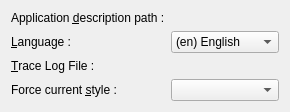
     <widget class="QWidget" name="m_general" >
      <layout class="QFormLayout" name="formLayout" >
       <property name="fieldGrowthPolicy" >
        <enum>QFormLayout::AllNonFixedFieldsGrow</enum>
       </property>
       <item row="1" column="0" >
        <widget class="QLabel" name="label_3" >
         <property name="text" >
          <string>Application &amp;description path :</string>
         </property>
         <property name="buddy" >
          <cstring>m_descriptionPathLineEdit</cstring>
         </property>
        </widget>
       </item>
       <item row="1" column="1" >
        <widget class="DirectoryEditWidget" native="1" name="m_descriptionPathLineEdit" >
         <property name="focusPolicy" >
          <enum>Qt::TabFocus</enum>
         </property>
         <property name="whatsThis" >
          <string>&lt;p>This is the path where &lt;b>XINX&lt;/b> data files are stored (as snipet or completion file). &lt;/p>
&lt;p>Normally the directory is stored in the xml sub-directory of &lt;b>XINX&lt;/b>&lt;/p></string>
         </property>
        </widget>
       </item>
       <item row="2" column="0" >
        <widget class="QLabel" name="label" >
         <property name="text" >
          <string>&amp;Language :</string>
         </property>
         <property name="buddy" >
          <cstring>m_langComboBox</cstring>
         </property>
        </widget>
       </item>
       <item row="2" column="1" >
        <widget class="QComboBox" name="m_langComboBox" >
         <property name="whatsThis" >
          <string>&lt;p>Langue in which &lt;b>XINX&lt;/b> must be used.&lt;/p>
&lt;p>&lt;i>Modification take effect at restart.&lt;/i>&lt;/p></string>
         </property>
         <item>
          <property name="text" >
           <string>(en) English</string>
          </property>
          <property name="icon" >
           <iconset resource="../application.qrc" >
            <normaloff>:/images/usa.png</normaloff>:/images/usa.png</iconset>
          </property>
         </item>
         <item>
          <property name="text" >
           <string>(fr_FR) French</string>
          </property>
          <property name="icon" >
           <iconset resource="../application.qrc" >
            <normaloff>:/images/france.png</normaloff>:/images/france.png</iconset>
          </property>
         </item>
        </widget>
       </item>
       <item row="3" column="0" >
        <widget class="QLabel" name="label_19" >
         <property name="text" >
          <string>&amp;Trace Log File :</string>
         </property>
         <property name="buddy" >
          <cstring>m_traceLogWidget</cstring>
         </property>
        </widget>
       </item>
       <item row="3" column="1" >
        <widget class="DirectoryEditWidget" native="1" name="m_traceLogWidget" >
         <property name="focusPolicy" >
          <enum>Qt::TabFocus</enum>
         </property>
         <property name="directory" stdset="0" >
          <bool>false</bool>
         </property>
        </widget>
       </item>
       <item row="4" column="1" >
        <widget class="QComboBox" name="m_styleComboBox" />
       </item>
       <item row="4" column="0" >
        <widget class="QLabel" name="label_22" >
         <property name="text" >
          <string>Force current &amp;style :</string>
         </property>
         <property name="buddy" >
          <cstring>m_styleComboBox</cstring>
         </property>
        </widget>
       </item>
      </layout>
     </widget>
